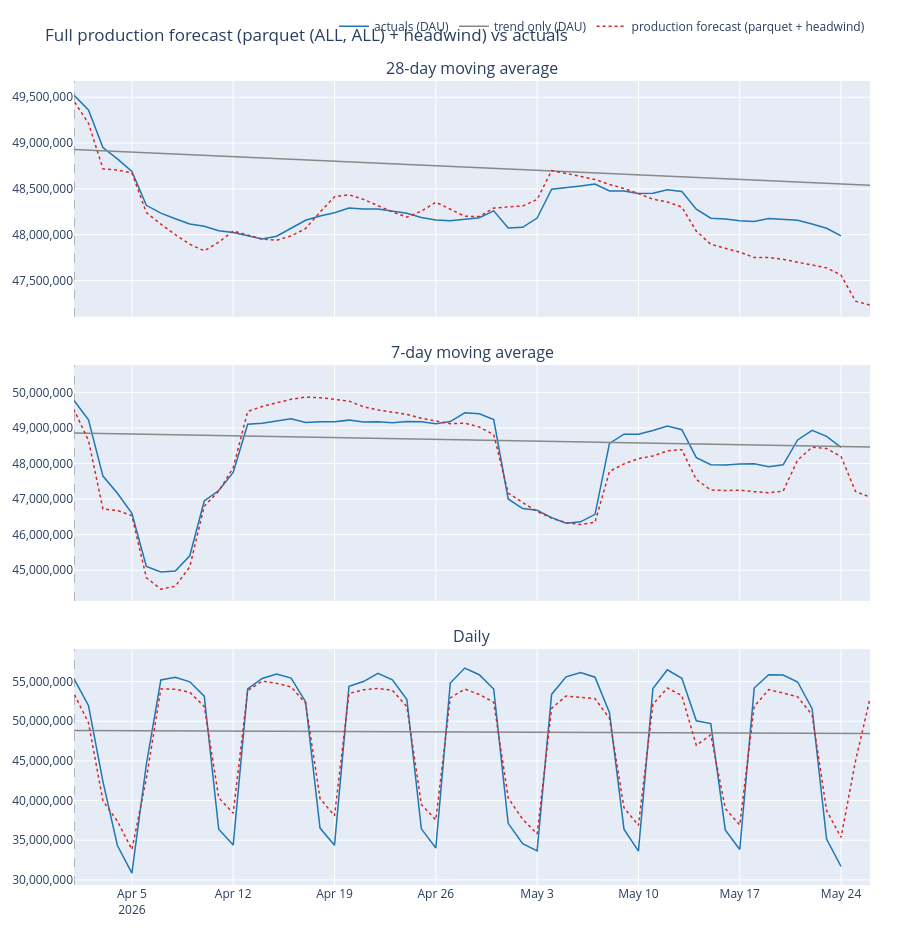

This figure's notebook cell:
### Markdown cell above
## 1. Full reconstruction (yhat + holiday_smart) vs actuals

Sanity-check view: the world-level model's full prediction — Prophet `yhat` plus mozaic's `holiday_smart` impacts — versus raw actuals. This is the line that gets reconciled down to tiles, so any divergence here propagates into every country/OS sub-aggregate.

The "trend only" line is the same in every plot below; it lets the eye reference how much the additional components are buying you.

### Code cell
# [plot-yhat]
# Use the production parquet (ALL, ALL) row + headwind as the full forecast
# line — this is exactly what the composite CSV and the leadership chart show.
show_component(
    title='Full production forecast (parquet (ALL, ALL) + headwind) vs actuals',
    actual=actuals,
    trend_dau=components['dau_trend'],
    prediction_dau=production_forecast_with_headwind,
    prediction_label='production forecast (parquet + headwind)',
    blend_at_forecast_start=True,
)
